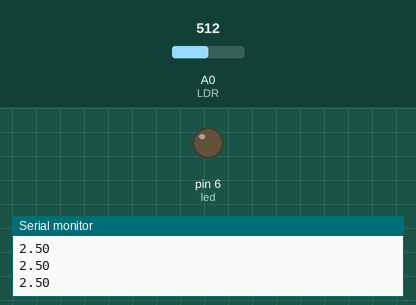
This sketch was run on a simulated Arduino Uno, built with avr-gcc and run on an emulated ATmega328P. Parts: output pins drawn as LEDs (lit = HIGH), the last lines printed to the serial monitor. The test bench sets the inputs (shaded band); at power-on: A0 (LDR) = 512.

Above: at 1.2 s.
1.3 s: A0 (LDR) set to 563
2.8 s: A0 (LDR) set to 583
At 4.0 s:
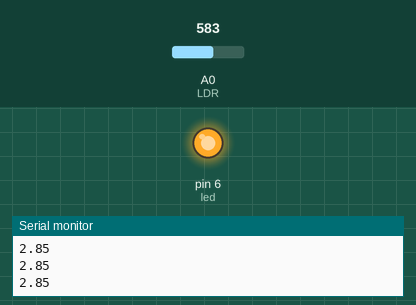
4.3 s: A0 (LDR) set to 511
At 5.0 s:
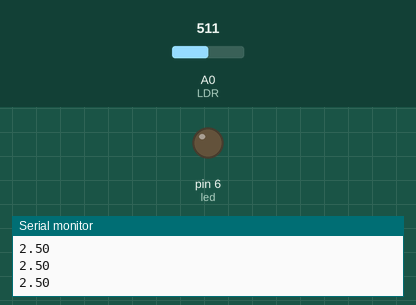
5.8 s: A0 (LDR) set to 716
At 6.3 s:
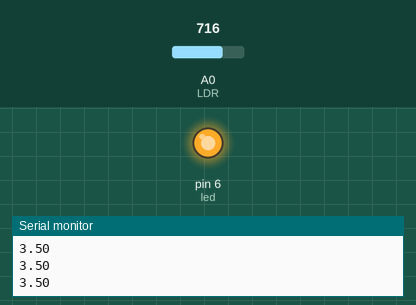
Timing chart, 0 to 8.3 s (numbered marks = the images above; inputs shaded):
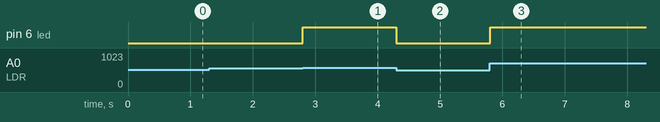

The sketch:

Experimento4.ino
```cpp
// C++ code
//
int LDR = A0;
int led = 6;

float ldr;
float valor_base = 0.8;
float umbral = 2;

void setup()
{
  Serial.begin(9600);
  pinMode(LDR, INPUT);
  pinMode(led, OUTPUT);
}

void loop()
{
  ldr = analogRead(LDR);
  ldr = ldr * 5 / 1023;

  if (ldr > umbral + valor_base ) {
    digitalWrite(led, HIGH);
  } else {
    digitalWrite(led, LOW);
  }
  Serial.print(ldr);
  Serial.println("");
  //delay(200);
}
```

Measured:
- the behaviour switches between 572 and 573 on A0 (LDR) (found by bisection; images 0 and 1)
- after the input at 2.8 s, pin 6 (led): LOW → HIGH at once
- after the input at 4.3 s, pin 6 (led): HIGH → LOW at once
- after the input at 5.8 s, pin 6 (led): LOW → HIGH at once
